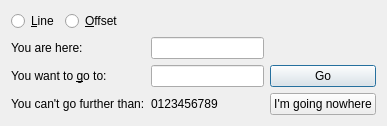
<?xml version="1.0" encoding="UTF-8"?>
<ui version="4.0">
 <class>GolineDlg</class>
 <widget class="QDialog" name="GolineDlg">
  <property name="geometry"><rect><x>0</x><y>0</y><width>387</width><height>121</height></rect></property>
  <property name="windowTitle"><string>Go To...</string></property>
  <layout class="QGridLayout" name="layout1">
   <item row="0" column="0">
    <layout class="QHBoxLayout" name="layout2">
     <item>
      <widget class="QRadioButton" name="radioGotoline">
       <property name="nppId" stdset="0"><number>2007</number></property>
       <property name="text"><string>&amp;Line</string></property>
       <attribute name="buttonGroup"><string notr="true">radioGroup1</string></attribute>
      </widget>
     </item>
     <item>
      <widget class="QRadioButton" name="radioGotooffset">
       <property name="nppId" stdset="0"><number>2008</number></property>
       <property name="text"><string>&amp;Offset</string></property>
       <attribute name="buttonGroup"><string notr="true">radioGroup1</string></attribute>
      </widget>
     </item>
     <item>
      <spacer name="spacer3">
       <property name="orientation"><enum>Qt::Horizontal</enum></property>
       <property name="sizeType"><enum>QSizePolicy::Expanding</enum></property>
       <property name="sizeHint" stdset="0"><size><width>0</width><height>0</height></size></property>
      </spacer>
     </item>
    </layout>
   </item>
   <item row="1" column="0">
    <widget class="QLabel" name="urhereStatic">
     <property name="nppId" stdset="0"><number>2004</number></property>
     <property name="text"><string>You are here:</string></property>
    </widget>
   </item>
   <item row="1" column="1">
    <widget class="QLineEdit" name="currlineEdit">
     <property name="nppId" stdset="0"><number>2002</number></property>
     <property name="readOnly"><bool>true</bool></property>
    </widget>
   </item>
   <item row="2" column="0">
    <widget class="QLabel" name="ugoStatic">
     <property name="nppId" stdset="0"><number>2005</number></property>
     <property name="text"><string>You want to &amp;go to:</string></property>
     <property name="buddy"><cstring>golineEdit</cstring></property>
    </widget>
   </item>
   <item row="2" column="1">
    <widget class="QLineEdit" name="golineEdit">
     <property name="nppId" stdset="0"><number>2001</number></property>
    </widget>
   </item>
   <item row="2" column="2">
    <widget class="QPushButton" name="ok">
     <property name="nppId" stdset="0"><number>1</number></property>
     <property name="text"><string>Go</string></property>
     <property name="autoDefault"><bool>false</bool></property>
     <property name="default"><bool>true</bool></property>
    </widget>
   </item>
   <item row="3" column="0">
    <widget class="QLabel" name="nomorethanStatic">
     <property name="nppId" stdset="0"><number>2006</number></property>
     <property name="text"><string>You can't go further than:</string></property>
    </widget>
   </item>
   <item row="3" column="1">
    <widget class="QLabel" name="lastline">
     <property name="nppId" stdset="0"><number>2003</number></property>
     <property name="text"><string>0123456789</string></property>
    </widget>
   </item>
   <item row="3" column="2">
    <widget class="QPushButton" name="cancel">
     <property name="nppId" stdset="0"><number>2</number></property>
     <property name="text"><string>I'm going nowhere</string></property>
     <property name="autoDefault"><bool>false</bool></property>
    </widget>
   </item>
  </layout>
 </widget>
 <resources/>
 <connections/>
 <buttongroups>
  <buttongroup name="radioGroup1"/>
 </buttongroups>
</ui>
